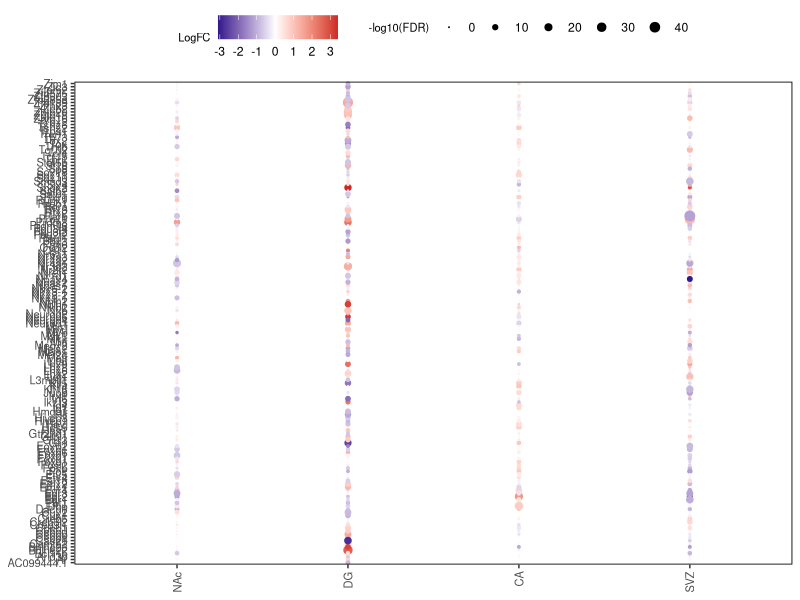

The R source for this figure:
library(ggplot2)
data<-read.table("S-Fig5c_DEG_TF_logFC_FDR.txt")
mid<-0
ggplot(data,aes(x=Region, y=Gene, size = -log10(FDR), col =LogFC ))+ 
  geom_point(alpha=1) +
  scale_color_gradient2(midpoint=mid, low="navy", mid="white", high="firebrick3" ) + 
  scale_size(range = c(0.01, 3))+
  scale_x_discrete(limits=c("NAc","DG","CA","SVZ"))+
  theme(axis.text.x = element_text(angle = 90, hjust = 1, size=8,vjust = 0.5), 
        axis.text.y = element_text(size=8),
        axis.title.x = element_blank(),
        axis.title.y = element_blank(),
        panel.border = element_rect( colour = "black", fill = NA, size=0.6),
        strip.text.x = element_text(size=6),
        legend.title = element_text(size = 8),
        legend.position="top",
        panel.grid.minor = element_blank(), panel.background = element_blank())